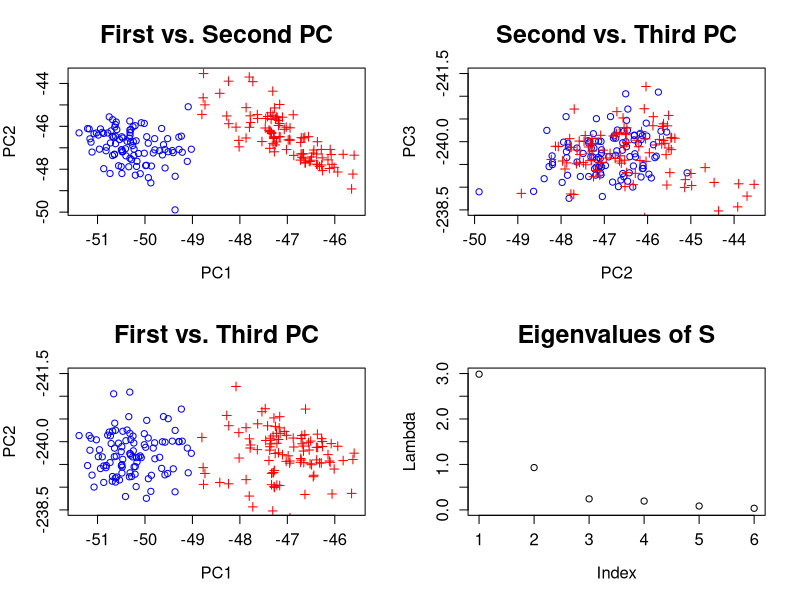

This figure's R source:

# clear all variables
rm(list = ls(all = TRUE))
graphics.off()

# load data
x = read.table("bank2.dat")
n = nrow(x)

e  = eigen((n - 1) * cov(x)/n)   # calculates eigenvalues and eigenvectors and sorts them by size
e1 = e$values
x  = as.matrix(x) %*% e$vectors  # data multiplied by eigenvectors

# plot of the first vs. second PC
par(mfrow = c(2, 2))
plot(x[, 1], x[, 2], pch = c(rep(1, 100), rep(3, 100)), col = c(rep("blue", 100), 
    rep("red", 100)), xlab = "PC1", ylab = "PC2", main = "First vs. Second PC", cex.lab = 1.2, 
    cex.axis = 1.2, cex.main = 1.8)

# plot of the second vs. third PC
plot(x[, 2], x[, 3], pch = c(rep(1, 100), rep(3, 100)), col = c(rep("blue", 100), 
    rep("red", 100)), ylim = c(-238.5, -241.5), xlab = "PC2", ylab = "PC3", main = "Second vs. Third PC", 
    cex.lab = 1.2, cex.axis = 1.2, cex.main = 1.8)

# plot of the first vs. third PC
plot(x[, 1], x[, 3], pch = c(rep(1, 100), rep(3, 100)), col = c(rep("blue", 100), 
    rep("red", 100)), ylim = c(-238.5, -241.5), xlab = "PC1", ylab = "PC2", main = "First vs. Third PC", 
    cex.lab = 1.2, cex.axis = 1.2, cex.main = 1.8)

# plot of the eigenvalues
plot(e1, ylim = c(0, 3), xlab = "Index", ylab = "Lambda", main = "Eigenvalues of S", 
    cex.lab = 1.2, cex.axis = 1.2, cex.main = 1.8) 
